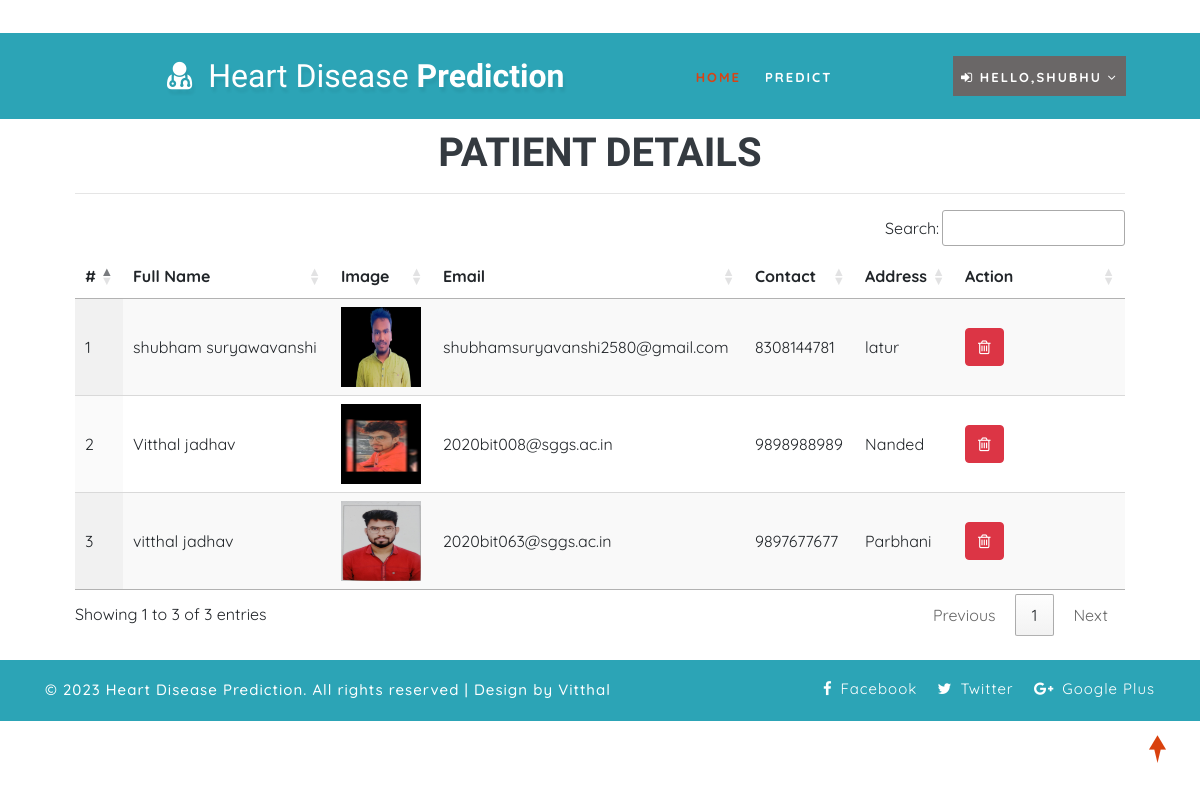
The page /view_patient (signed in) on the database its author committed.
### health/models.py (models this page shows, shortened)
class Patient(models.Model):
    user = models.ForeignKey(User, on_delete=models.CASCADE, null=True)
    contact = models.CharField(max_length=100, null=True)
    address = models.CharField(max_length=100, null=True)
    dob = models.DateField(null=True)
    image = models.FileField(null=True)

### health/views.py (the view)
# urls.py: path('view_patient', View_Patient,name="view_patient"),
@login_required(login_url="login")
def View_Patient(request):
    patient = Patient.objects.all()
    d = {'patient':patient}
    return render(request,'view_patient.html',d)

### health/templates/view_patient.html
{% extends 'index.html' %}
{% load static %}
{% block body %}
<div class="container-fluid" style="width:90%;margin-top:8%">
                    <div class="container-fluid">
                        <h1 align="center" class="w3ls-title text-uppercase text-dark font-weight-bold">Patient Details</h1>
                         </div><hr>
                                <table id="example" class="display" style="width:100%">
                                  <thead>
                                    <tr>
                                      <th>#</th>
                                      <th>Full Name</th>
                                      <th>Image</th>
                                      <th>Email</th>
                                      <th>Contact</th>
                                      <th>Address</th>
                                      <th>Action</th>
                                  </tr>
                              </thead>
                              <tbody>
                              {% for i in patient %}
                                <tr>
                                  <td>{{forloop.counter}}</td>
                                  <td>{{i.user.first_name}} {{i.user.last_name}}</td>
                                  <td>{% if i.image %}<img src="{{i.image.url}}" style="width:80px;height:80px">{% endif %}</td>
                                  <td>{{i.user.email}}</td>
                                  <td>{{i.contact}}</td>
                                  <td>{{i.address}}</td>
                                  <td style="width:150px">
                                      <a href="{% url 'delete_patient' i.id %}" ><button class="btn btn-danger" onclick="return confirm('Are you sure?')"><i class="fa fa-trash-o"></i></button></a></td>
                              </tr>
                              {% endfor %}
                          </tbody>
                      </table>
                  </div>
{% endblock %}

### health/templates/index.html (shortened to what this page needs)
<!DOCTYPE html>
{% load static %}
<html lang="zxx">
<head>
	<link rel="stylesheet" href="{% static 'css/bootstrap.css' %}">
	<link href="{% static 'css/css_slider.css' %}" type="text/css" rel="stylesheet" media="all">
	<link rel="stylesheet" href="{% static 'css/style.css' %}" type="text/css" media="all" />
	<link href="{% static 'css/font-awesome.min.css' %}" rel="stylesheet">
<link rel='stylesheet' type='text/css' href="https://cdn.datatables.net/1.10.21/css/jquery.dataTables.min.css">
<link rel='stylesheet' type='text/css' href="https://cdn.datatables.net/buttons/1.6.2/css/buttons.dataTables.min.css">
</head>
<body>
	<div id="home" style="margin-bottom:2%">
		<header>
			<div class="top-bar py-3">
				<div class="container">
					<div class="row">
						<div class="col-xl-7 col-lg-6 col-md-4 top-social-agile text-md-right text-center mt-md-0 mt-2">
							<div class="row">
								<div class="col-xl-3 col-lg-4 col-6 top-w3layouts p-md-0 text-right">
								</div>
								<div class="col-xl-3 col-lg-4 col-6 header-w3layouts text-md-right text-left">
								</div>
							</div>
						</div>
					</div>
				</div>
			</div>
		</header>
		<div class="main-top" style="background:rgb(44, 164, 182)">
			<div class="container-fluid">
				<div class="header d-md-flex justify-content-between align-items-center py-3">
					<div id="logo" style="margin-left:13%">
						<h1>
							<a href="index.html">
								<span class="fa fa-user-md mr-2"></span>
								<span class="logo-sp">Heart Disease</span> Prediction
							</a>
						</h1>
					</div>
					{% if request.user.is_staff %}
					<div class="nav_w3ls" style="margin-right:4%">
						<nav>
							<label for="drop1" class="toggle">Menu</label>
							<input type="checkbox" id="drop1" />
							<ul class="menu" style="padding:15px;width:100%">
								<li class="mx-lg-4 mx-md-3 my-md-0 my-2"><a href="{% url 'admin_home' %}" >Home</a></li>
								<li>
									<label for="drop-2" class="toggle toogle-2"> <span class="fa fa-angle-down" aria-hidden="true"></span>
									</label>
									<a href="#"> Doctor <span class="fa fa-angle-down" aria-hidden="true"></span></a>
									<ul style="margin-top:2%;width:40%;margin-right:0%">
										<li style="width:100%;"><a href="/add_doctor" class="drop-text">Add Doctor</a></li>
										<li style="width:100%;"><a href="/view_doctor" class="drop-text">View Doctor</a></li>
									</ul>
								</li>
								<li class="mx-lg-4 mx-md-3 my-md-0 my-2"><a href="/view_patient">Patient</a></li>
								<li class="mx-lg-4 mx-md-3 my-md-0 my-2">
									<a href="/view_search_pat">Searched Data</a></li>
								<li><a href="/view_feedback">Feedback</a></li>
							</ul>
						</nav>
					</div>
					<div class="nav_w3ls" style="margin-right:3%">
						<nav>
							<label for="drop2" class="toggle">Menu</label>
							<input type="checkbox" id="drop2" />
							<ul class="menu">
								<li class="mx-lg-4 mx-md-3 my-md-0 my-2" style="background:red;padding:8px">
									<label for="drop-2" class="toggle toogle-2"> <span class="fa fa-angle-down" aria-hidden="true"></span>
									</label>
									<a href="#"><i class="fa fa-user"></i> {{request.user.username}} <span class="fa fa-angle-down" aria-hidden="true"></span></a>
									<ul style="margin-top:10%;width:80%;margin-right:5%">
										<li style="width:100%;"><a href="{% url 'change_password' %}" class="drop-text">Password</a></li>
										<li style="width:100%;"><a href="{% url 'logout' %}" class="drop-text">Logout</a></li>
									</ul>
								</li>
							</ul>
						</nav>
					</div>
					{% elif request.user.patient_set.all.0 %}
					<div class="nav_w3ls" style="margin-left:5%;font-weight:bold">
						<nav>
							<ul class="menu" style="padding:15px;width:100%">
								<li><a href="/profile_doctor" class="active">Home</a></li>
								<li class="mx-lg-4 mx-md-3 my-md-0 my-2"><a href="/add_heartdetail">Predict</a></li>
							</ul>
						</nav>
					</div>
					<div class="nav_w3ls" style="margin-right:3%">
						<nav>
							<ul class="menu">
								<li class="mx-lg-4 mx-md-3 my-md-0 my-2" style="background:#6a6767;padding:8px">
									<a href="#"><i class="fa fa-sign-in"></i> Hello,{{request.user.username}} <span class="fa fa-angle-down" aria-hidden="true"></span></a>
								</li>
							</ul>
						</nav>
					</div>
					{% endif %}
				</div>
			</div>
		</div>
		{% block body %}
		{% endblock %}
	</div>
	<div class="copy-w3pvt" style="background:rgb(44, 164, 182);color:white">
		<div class="container py-3">
			<div class="row">
				<div class="col-lg-7 w3ls_footer_grid1_left text-lg-left text-center">
					<p style="color:white">&copy; 2023 Heart Disease Prediction. All rights reserved | Design by Vitthal</a>
					</p>
				</div>
				<div class="col-lg-5 w3ls_footer_grid_left1_pos text-lg-right text-center mt-lg-0 mt-2">
					<ul style="color:white">
						<li>
							<a href="#" style="color:white" class="facebook">
								<span class="fa fa-facebook-f mr-2"></span>Facebook</a>
						</li>
						<li class="mx-3">
							<a href="#" style="color:white" class="twitter">
								<span class="fa fa-twitter mr-2"></span>Twitter</a>
						</li>
						<li>
							<a href="#" style="color:white" class="google">
								<span class="fa fa-google-plus mr-2"></span>Google Plus</a>
						</li>
					</ul>
				</div>
			</div>
		</div>
	</div>
	<a href="#home" style="color:white" class="move-top text-center"></a>
</body>
</html>

### health/static/css/style.css (style rules this page uses)
body { padding: 0; margin: 0; background: #FFF; font-family: 'Quicksand', sans-serif; }
body a, body button { transition: 0.5s all; -webkit-transition: 0.5s all; -moz-transition: 0.5s all; -o-transition: 0.5s all; -ms-transition: 0.5s all; text-decoration: none; }
html { scroll-behavior: smooth; }
h1, h2, h3, h4, h5, h6 { margin: 0; padding: 0; font-family: 'Mukta', sans-serif; }
p { margin: 0; padding: 0; font-size: 15px; letter-spacing: 1px; line-height: 1.9; color: #999; font-family: 'Quicksand', sans-serif; }
ul, ol { margin: 0; padding: 0; }
a.move-top { width: 34px; height: 34px; background: url(../images/move-top.png) no-repeat; display: inline-block; position: fixed; bottom: 4%; right: 2%; z-index: 0; }
#home { position: relative; }
.main-top { position: absolute; z-index: 999; width: 100%; background: rgba(0, 0, 0, 0.4); }
nav { margin: 0; padding: 0; }
#logo a { float: left; display: initial; font-weight: 700; font-size: 32px; color: #fff; text-shadow: 2px 5px 3px rgba(0, 0, 0, 0.06); padding: 0; }
span.logo-sp { font-weight: 100; }
nav:after { content: ""; display: table; clear: both; }
nav ul { float: right; padding: 0; margin: 0; list-style: none; position: relative; }
nav ul li { margin: 0px; display: inline-block; float: left; }
nav a { padding: 0; color: #fff; font-size: 13px; letter-spacing: 2px; font-weight: 700; text-transform: uppercase; display: inline-block; transition: 0.5s all; -webkit-transition: 0.5s all; -moz-transition: 0.5s all; -o-transition: 0.5s all; -ms-transition: 0.5s all; }
.menu li a.active, .menu li a:hover { color: #2196f3; transition: 0.5s all; -webkit-transition: 0.5s all; -moz-transition: 0.5s all; -o-transition: 0.5s all; -ms-transition: 0.5s all; color: #d84315; }
li>a:only-child:after { content: ''; }
.w3ls_footer_grid_left1_pos ul li, ul.list-part li { display: inline-block; }
.w3ls_footer_grid_left1_pos ul li a { color: #000; text-decoration: none; letter-spacing: 1px; font-size: 15px; }
.w3ls_footer_grid1_left p { color: #484848; font-weight: 500; }

### rows shown on the page
Patient: user.first_name "shubham", user.last_name "suryawavanshi", image (picture), user.email "shubhamsuryavanshi2580@gmail.com", contact "8308144781", address "latur"
Patient: user.first_name "Vitthal", user.last_name "jadhav", image (picture), user.email "2020bit008@sggs.ac.in", contact "9898988989", address "Nanded"
Patient: user.first_name "vitthal", user.last_name "jadhav", image (picture), user.email "2020bit063@sggs.ac.in", contact "9897677677", address "Parbhani"

### other values the page prints
{{ request.user.username }} "SHUBHU"
